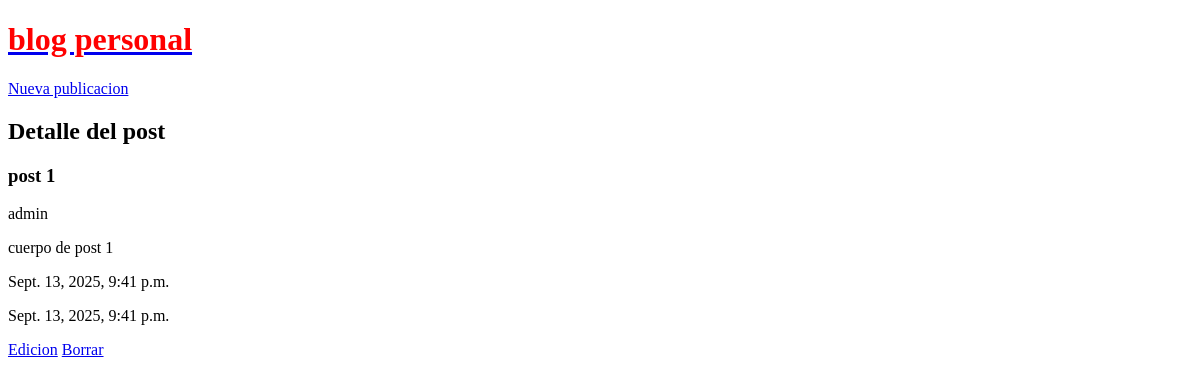
The page /post/1/ on the database as committed earlier.
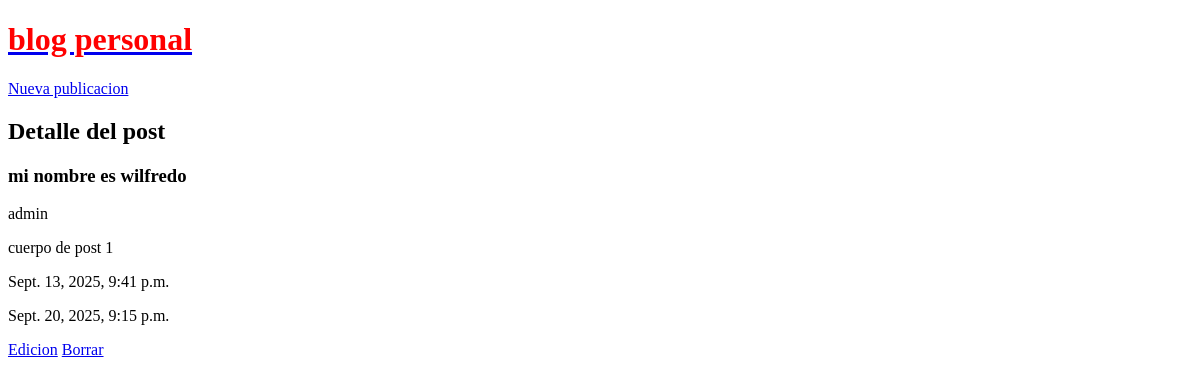
The same page on the database as committed later.
### blog/models.py (models this page shows, shortened)
class Post(models.Model):
    title = models.CharField(max_length=200)
    content = models.TextField()
    body = models.TextField()
    created_at = models.DateTimeField(auto_now_add=True)
    updated_at = models.DateTimeField(auto_now=True)
    author = models.ForeignKey("auth.User", on_delete=models.CASCADE)

### blog/views.py (the view)
# urls.py: path("post/<int:pk>/", PostDetailView.as_view(), name="post-detail"),
class PostDetailView(DetailView):
    model = Post
    template_name = "post-detail.html"

### templates/post-detail.html
{% extends '_base.html' %}
{% block content %}
    <h2>Detalle del post </h2>
        <h3>{{ post.title }}</h3>
        <p>{{ post.author }}</p>
        <p>{{ post.body }}</p>
        <p>{{ post.created_at }}</p>
        <p>{{ post.updated_at }}</p>
        <a href="{% url 'post-edit' post.id %}">Edicion</a>
        <a href="{% url 'post-delete' post.id %}">Borrar</a>
{% endblock %}

Rows that differ between the two databases and show on the page:
changed Post "cuerpo de post 1": title "post 1" → "mi nombre es wilfredo"; updated_at "Sept. 13, 2025, 9:41 p.m." → "Sept. 20, 2025, 9:15 p.m."
